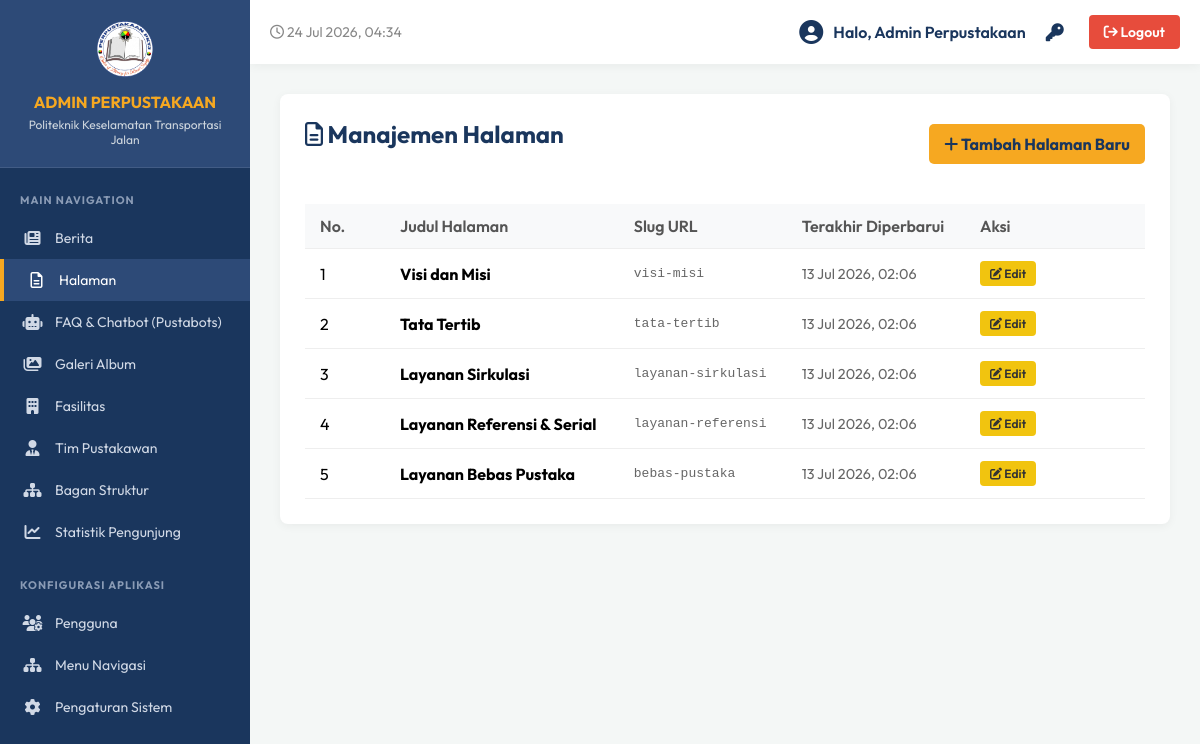
The app's page /admin/pages (signed in) with its own data.
### tables this page shows
CREATE TABLE `pages` (
  `id` int(6) unsigned NOT NULL AUTO_INCREMENT,
  `slug` varchar(100) NOT NULL,
  `title` varchar(255) NOT NULL,
  `content` text NOT NULL,
  `updated_at` timestamp NOT NULL DEFAULT current_timestamp() ON UPDATE current_timestamp(),
  PRIMARY KEY (`id`),
  UNIQUE KEY `slug` (`slug`)
);

### admin/pages.php (the view, shortened to what this page needs)
<?php
require_once '../db.php';
include 'includes/header.php';
$sql = "SELECT * FROM pages WHERE slug NOT IN ('struktur-organisasi', 'fasilitas', 'org-chart-img') ORDER BY id ASC";
$result = $conn->query($sql);
?>
<div class="card">
    <div style="display: flex; justify-content: space-between; align-items: center; margin-bottom: 20px;">
        <h2><i class="fa-regular fa-file-lines"></i> Manajemen Halaman</h2>
        <a href="create_page" class="btn btn-primary" style="background: var(--accent); color: var(--primary-bg); font-weight: bold; padding: 10px 15px; border-radius: 5px;"><i class="fa-solid fa-plus"></i> Tambah Halaman Baru</a>
    </div>
    <div style="overflow-x: auto;">
        <table style="width: 100%; border-collapse: collapse; margin-top: 15px;">
            <thead>
                <tr>
                    <th style="width: 50px;">No.</th>
                    <th>Judul Halaman</th>
                    <th>Slug URL</th>
                    <th>Terakhir Diperbarui</th>
                    <th style="width: 150px;">Aksi</th>
                </tr>
            </thead>
            <tbody>
                <?php
                if ($result && $result->num_rows > 0) {
                    $no = 1;
                    while($row = $result->fetch_assoc()):
                        $updated = date('d M Y, H:i', strtotime($row['updated_at']));
                ?>
                <tr>
                    <td><?php echo $no++; ?></td>
                    <td><strong><?php echo htmlspecialchars($row['title']); ?></strong></td>
                    <td style="color: #666; font-family: monospace;"><?php echo htmlspecialchars($row['slug']); ?></td>
                    <td style="color: #666; font-size: 0.9em;"><?php echo $updated; ?></td>
                    <td>
                        <a href="edit_page?id=<?php echo $row['id']; ?>" class="btn btn-warning" style="padding: 5px 10px; font-size: 12px; margin-right: 5px;"><i class="fa-solid fa-pen-to-square"></i> Edit</a>
                    </td>
                </tr>
                <?php
                    endwhile;
                } else {
                    echo '<tr><td colspan="5" style="text-align:center;">Belum ada halaman.</td></tr>';
                }
                ?>
            </tbody>
        </table>
    </div>
</div>
<?php include 'includes/footer.php'; ?>

### admin/includes/header.php (style rules this page uses)
:root { --primary-bg: #1a365d; --secondary-bg: #2d4a77; --text-light: #f4f7f6; --text-dark: #333; --accent: #f6a821; }
body { font-family: 'Outfit', sans-serif; background-color: #f4f7f6; margin: 0; padding: 0; display: flex; height: 100vh; overflow: hidden; }
.card { background: white; border-radius: 8px; padding: 25px; box-shadow: 0 2px 10px rgba(0,0,0,0.05); margin-bottom: 25px; }
h2 { color: var(--primary-bg); margin-top: 0; margin-bottom: 20px; font-weight: 700; }
.btn { display: inline-block; padding: 10px 15px; background: var(--primary-bg); color: white; text-decoration: none; border-radius: 4px; font-weight: 600; border: none; cursor: pointer; font-family: 'Outfit', sans-serif; }
.btn-warning { background: #f1c40f; color: #333; }
table { width: 100%; border-collapse: collapse; margin-top: 15px; }
table th, table td { padding: 12px 15px; text-align: left; border-bottom: 1px solid #eee; }
table th { background-color: #f8f9fa; color: #555; font-weight: 600; }

### records on screen
pages: title "Visi dan Misi", slug "visi-misi", updated_at "13 Jul 2026, 02:06"
pages: title "Tata Tertib", slug "tata-tertib", updated_at "13 Jul 2026, 02:06"
pages: title "Layanan Sirkulasi", slug "layanan-sirkulasi", updated_at "13 Jul 2026, 02:06"
pages: title "Layanan Referensi & Serial", slug "layanan-referensi", updated_at "13 Jul 2026, 02:06"
pages: title "Layanan Bebas Pustaka", slug "bebas-pustaka", updated_at "13 Jul 2026, 02:06"

### other values on screen
$admin_name "Admin Perpustakaan"
